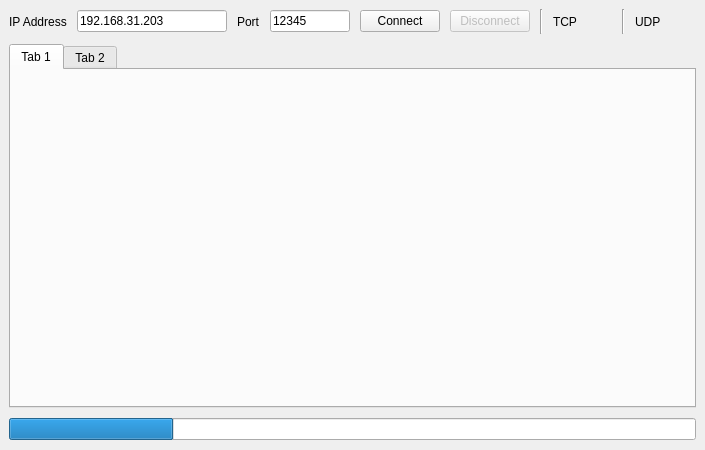
<?xml version="1.0" encoding="UTF-8"?>
<ui version="4.0">
 <class>MainWindow</class>
 <widget class="QMainWindow" name="MainWindow">
  <property name="geometry">
   <rect>
    <x>0</x>
    <y>0</y>
    <width>672</width>
    <height>450</height>
   </rect>
  </property>
  <property name="windowTitle">
   <string>MainWindow</string>
  </property>
  <widget class="QWidget" name="centralwidget">
   <layout class="QGridLayout" name="gridLayout">
    <item row="0" column="0">
     <layout class="QVBoxLayout" name="verticalLayout" stretch="0,1,0">
      <property name="spacing">
       <number>10</number>
      </property>
      <item>
       <layout class="QHBoxLayout" name="horizontalLayout_5">
        <item>
         <layout class="QHBoxLayout" name="horizontalLayout" stretch="0,1">
          <item>
           <widget class="QLabel" name="label_IP_Address">
            <property name="text">
             <string>IP Address</string>
            </property>
           </widget>
          </item>
          <item>
           <widget class="QLineEdit" name="lineEdit_IP_Address">
            <property name="minimumSize">
             <size>
              <width>150</width>
              <height>0</height>
             </size>
            </property>
            <property name="text">
             <string>192.168.31.203</string>
            </property>
           </widget>
          </item>
         </layout>
        </item>
        <item>
         <layout class="QHBoxLayout" name="horizontalLayout_2" stretch="0,1">
          <item>
           <widget class="QLabel" name="label_Port">
            <property name="text">
             <string>Port</string>
            </property>
           </widget>
          </item>
          <item>
           <widget class="QLineEdit" name="lineEdit_Port">
            <property name="minimumSize">
             <size>
              <width>80</width>
              <height>0</height>
             </size>
            </property>
            <property name="text">
             <string>12345</string>
            </property>
           </widget>
          </item>
         </layout>
        </item>
        <item>
         <widget class="QPushButton" name="pushButton_Connect">
          <property name="text">
           <string>Connect</string>
          </property>
         </widget>
        </item>
        <item>
         <widget class="QPushButton" name="pushButton_Disconnect">
          <property name="enabled">
           <bool>false</bool>
          </property>
          <property name="text">
           <string>Disconnect</string>
          </property>
         </widget>
        </item>
        <item>
         <widget class="Line" name="line">
          <property name="orientation">
           <enum>Qt::Vertical</enum>
          </property>
         </widget>
        </item>
        <item>
         <layout class="QHBoxLayout" name="horizontalLayout_3">
          <item>
           <widget class="QLabel" name="label_TCP">
            <property name="text">
             <string>TCP</string>
            </property>
           </widget>
          </item>
          <item>
           <widget class="QLabel" name="icon_TCP">
            <property name="minimumSize">
             <size>
              <width>25</width>
              <height>25</height>
             </size>
            </property>
            <property name="maximumSize">
             <size>
              <width>25</width>
              <height>25</height>
             </size>
            </property>
            <property name="text">
             <string/>
            </property>
            <property name="pixmap">
             <pixmap resource="resource.qrc">:/icon/no.png</pixmap>
            </property>
            <property name="scaledContents">
             <bool>true</bool>
            </property>
           </widget>
          </item>
         </layout>
        </item>
        <item>
         <widget class="Line" name="line_2">
          <property name="orientation">
           <enum>Qt::Vertical</enum>
          </property>
         </widget>
        </item>
        <item>
         <layout class="QHBoxLayout" name="horizontalLayout_4">
          <item>
           <widget class="QLabel" name="label_UDP">
            <property name="text">
             <string>UDP</string>
            </property>
           </widget>
          </item>
          <item>
           <widget class="QLabel" name="icon_UDP">
            <property name="minimumSize">
             <size>
              <width>25</width>
              <height>25</height>
             </size>
            </property>
            <property name="maximumSize">
             <size>
              <width>25</width>
              <height>25</height>
             </size>
            </property>
            <property name="text">
             <string/>
            </property>
            <property name="pixmap">
             <pixmap resource="resource.qrc">:/icon/no.png</pixmap>
            </property>
            <property name="scaledContents">
             <bool>true</bool>
            </property>
           </widget>
          </item>
         </layout>
        </item>
        <item>
         <spacer name="horizontalSpacer">
          <property name="orientation">
           <enum>Qt::Horizontal</enum>
          </property>
          <property name="sizeHint" stdset="0">
           <size>
            <width>40</width>
            <height>20</height>
           </size>
          </property>
         </spacer>
        </item>
       </layout>
      </item>
      <item>
       <widget class="QTabWidget" name="tabWidget_Main">
        <property name="currentIndex">
         <number>0</number>
        </property>
        <widget class="QWidget" name="tab_Flight_Control">
         <attribute name="title">
          <string>Tab 1</string>
         </attribute>
        </widget>
        <widget class="QWidget" name="tab_Parameter_Setting">
         <attribute name="title">
          <string>Tab 2</string>
         </attribute>
        </widget>
       </widget>
      </item>
      <item>
       <widget class="QWidget" name="widget_ProgressBar" native="true">
        <property name="minimumSize">
         <size>
          <width>0</width>
          <height>23</height>
         </size>
        </property>
        <property name="maximumSize">
         <size>
          <width>16777215</width>
          <height>23</height>
         </size>
        </property>
        <layout class="QGridLayout" name="gridLayout_2">
         <property name="leftMargin">
          <number>0</number>
         </property>
         <property name="topMargin">
          <number>0</number>
         </property>
         <property name="rightMargin">
          <number>0</number>
         </property>
         <property name="bottomMargin">
          <number>0</number>
         </property>
         <property name="spacing">
          <number>0</number>
         </property>
         <item row="0" column="0">
          <widget class="QProgressBar" name="progressBar">
           <property name="value">
            <number>24</number>
           </property>
           <property name="textVisible">
            <bool>false</bool>
           </property>
          </widget>
         </item>
        </layout>
       </widget>
      </item>
     </layout>
    </item>
   </layout>
  </widget>
  <widget class="QMenuBar" name="menubar">
   <property name="geometry">
    <rect>
     <x>0</x>
     <y>0</y>
     <width>672</width>
     <height>21</height>
    </rect>
   </property>
  </widget>
 </widget>
 <resources>
  <include location="resource.qrc"/>
 </resources>
 <connections/>
</ui>
